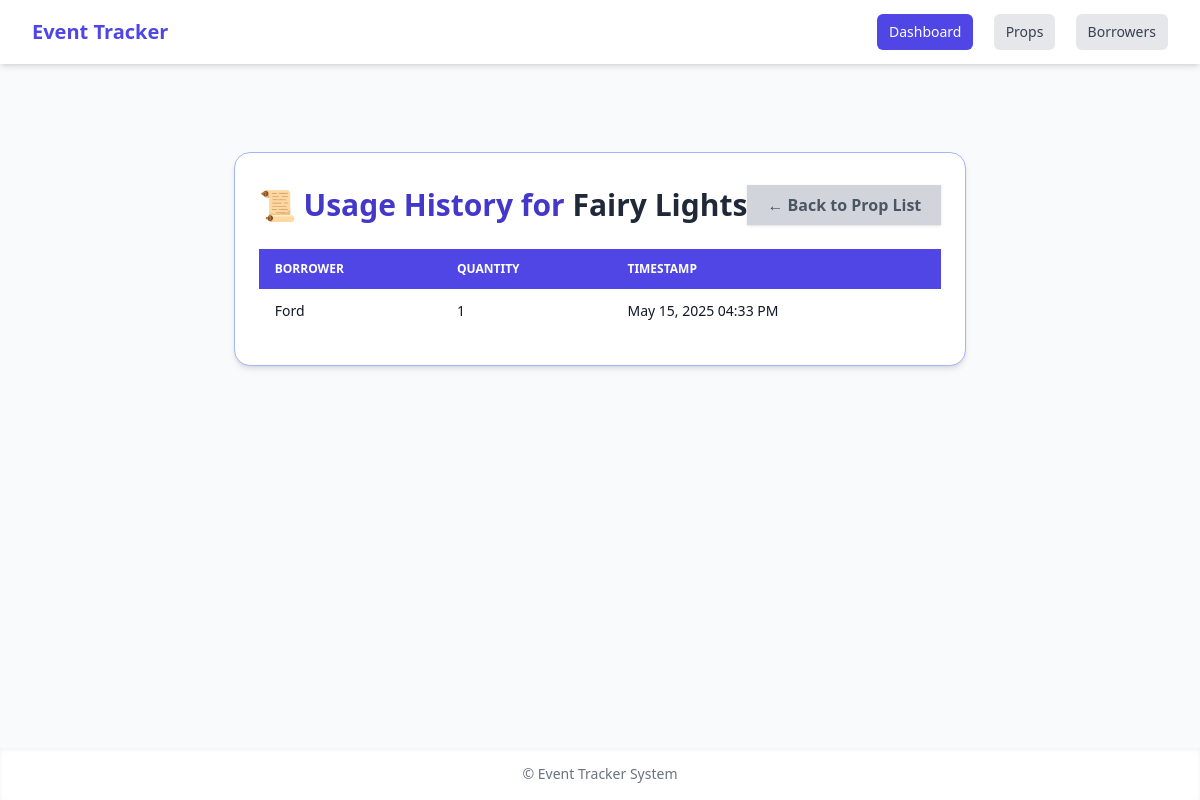
The page /props/1/usage/ on the database its author committed.
### inventory/models.py (models this page shows, shortened)
class Prop(models.Model):
    CATEGORY_CHOICES = [
        ('Lights', 'Lights'),
        ('Tables', 'Tables'),
        ('Banners', 'Banners'),
        ('Costumes', 'Costumes'),
        ('Others', 'Others'),
    ]
    CONDITION_CHOICES = [
        ('Good', 'Good'),
        ('Fair', 'Fair'),
        ('Damaged', 'Damaged'),
    ]
    name = models.CharField(max_length=100)
    category = models.CharField(max_length=20, choices=CATEGORY_CHOICES)
    quantity = models.PositiveIntegerField()
    condition = models.CharField(max_length=10, choices=[('Good', 'Good'), ('Fair', 'Fair'), ('Damaged', 'Damaged')])
    storage_location = models.CharField(max_length=100)
    image = models.ImageField(upload_to='prop_images/', blank=True, null=True)

class PropUse(models.Model):
    prop = models.ForeignKey(Prop, on_delete=models.CASCADE)
    quantity = models.PositiveIntegerField()  # Just an example
    timestamp = models.DateTimeField(auto_now_add=True)
    used_by_name = models.CharField(max_length=255)
    used_by = models.ForeignKey(User, on_delete=models.SET_NULL, null=True, blank=True)  # The user who used it
    borrower = models.ForeignKey(Borrower, on_delete=models.SET_NULL, null=True, blank=True)  # Optional borrower
    used_at = models.DateTimeField(auto_now_add=True)

class Borrower(models.Model):
    name = models.CharField(max_length=100)
    email = models.EmailField(blank=True, null=True)  # optional
    phone = models.CharField(max_length=20, blank=True, null=True)  # optional

### inventory/views.py (the view)
# urls.py: path('props/<int:prop_id>/usage/', prop_use_history, name='prop_use_history'),
def prop_use_history(request, prop_id):
    prop = get_object_or_404(Prop, id=prop_id)
    use_logs = PropUse.objects.filter(prop=prop).order_by('-timestamp')
    return render(request, 'inventory/prop_use_history.html', {
        'prop': prop,
        'use_logs': use_logs
    })

### inventory/templates/inventory/prop_use_history.html
{% extends 'inventory/base.html' %}
{% block content %}
<div class="max-w-4xl mx-auto mt-16 px-6 py-8 bg-white rounded-2xl shadow-md border border-indigo-300">
  <div class="flex justify-between items-center mb-6">
    <h2 class="text-3xl font-bold text-indigo-700">
      📜 Usage History for <span class="text-gray-800">{{ prop.name }}</span>
    </h2>
    <a href="{% url 'prop_list' %}" class="bg-gray-300 hover:bg-gray-400 text-gray-600 font-semibold px-5 py-2 rounded-x1 shadow transition">
      ← Back to Prop List
    </a>
  </div>
  <div class="overflow-x-auto">
    <table class="min-w-full text-sm text-left text-gray-900">
      <thead class="text-xs text-white uppercase bg-indigo-600">
        <tr>
          <th class="px-4 py-3">Borrower</th>
          <th class="px-4 py-3">Quantity</th>
          <th class="px-4 py-3">Timestamp</th>
        </tr>
      </thead>
      <tbody class="bg-white divide-y divide-gray-200">
        {% for log in use_logs %}
        <tr>
          <td class="px-4 py-3">{{ log.borrower.name }}</td>
          <td class="px-4 py-3">{{ log.quantity }}</td>
          <td class="px-4 py-3">{{ log.timestamp|date:"M d, Y h:i A" }}</td>
        </tr>
        {% empty %}
        <tr>
          <td colspan="3" class="px-4 py-4 text-center text-gray-500 italic">No usage history found for this prop.</td>
        </tr>
        {% endfor %}
      </tbody>
    </table>
  </div>
</div>
{% endblock %}

### rows shown on the page
Prop: name "Fairy Lights"
PropUse: borrower.name "Ford", quantity "1", timestamp "May 15, 2025 04:33 PM"
